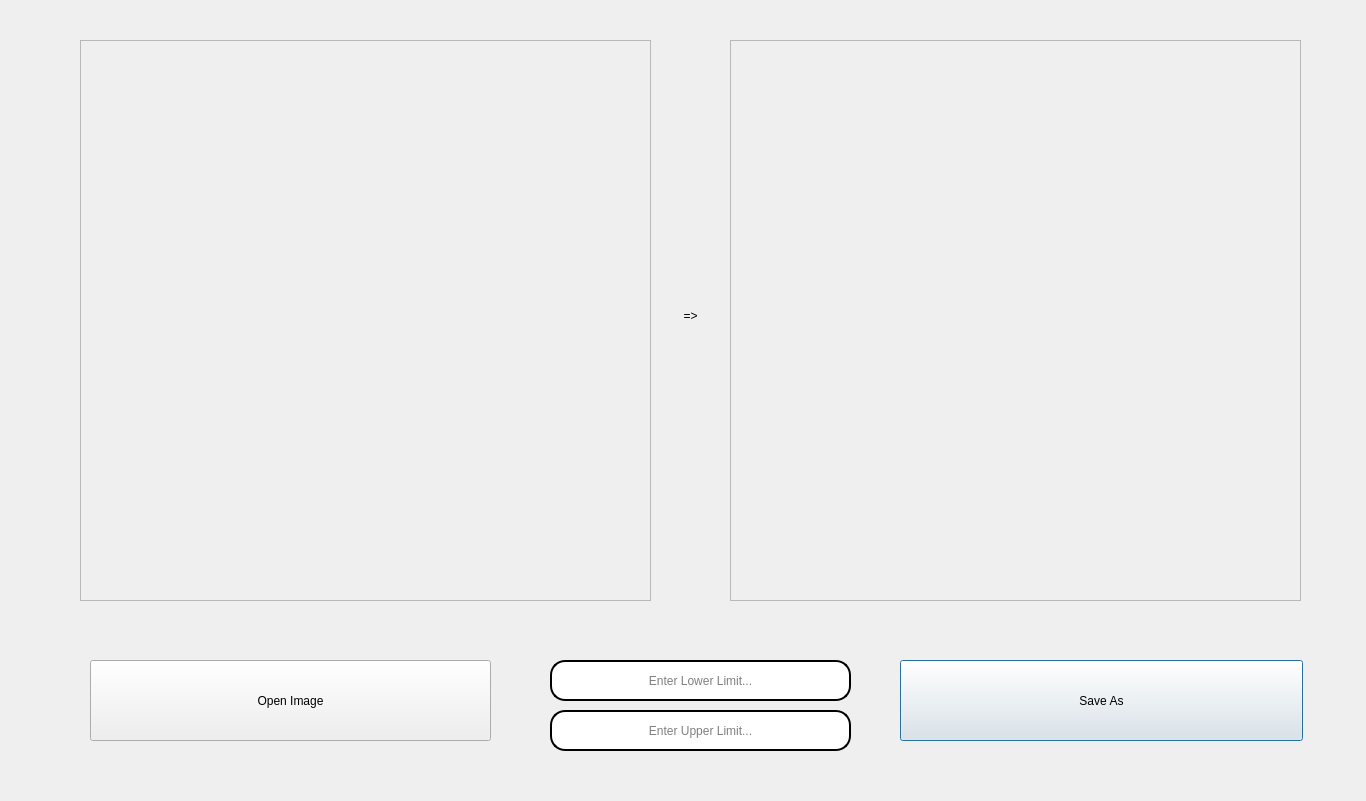
<?xml version="1.0" encoding="UTF-8"?>
<ui version="4.0">
 <class>Dialog_3</class>
 <widget class="QDialog" name="Dialog_3">
  <property name="geometry">
   <rect>
    <x>0</x>
    <y>0</y>
    <width>1366</width>
    <height>801</height>
   </rect>
  </property>
  <property name="windowTitle">
   <string>Dialog</string>
  </property>
  <widget class="QLineEdit" name="lineEdit">
   <property name="geometry">
    <rect>
     <x>550</x>
     <y>660</y>
     <width>301</width>
     <height>41</height>
    </rect>
   </property>
   <property name="styleSheet">
    <string notr="true">border: 12px  solid rgb(0, 0, 0);
border-width: 2px;
font: 11.5pt &quot;MS Shell Dlg 2&quot;;
border-radius: 15px;
padding-left:20px;
padding-right:20px;</string>
   </property>
   <property name="text">
    <string/>
   </property>
   <property name="alignment">
    <set>Qt::AlignCenter</set>
   </property>
   <property name="placeholderText">
    <string>Enter Lower Limit...</string>
   </property>
  </widget>
  <widget class="QLabel" name="label_5">
   <property name="geometry">
    <rect>
     <x>400</x>
     <y>740</y>
     <width>581</width>
     <height>41</height>
    </rect>
   </property>
   <property name="styleSheet">
    <string notr="true">color: rgb(255, 0, 0);</string>
   </property>
   <property name="text">
    <string/>
   </property>
   <property name="alignment">
    <set>Qt::AlignCenter</set>
   </property>
  </widget>
  <widget class="QPushButton" name="Save_As">
   <property name="geometry">
    <rect>
     <x>900</x>
     <y>660</y>
     <width>403</width>
     <height>81</height>
    </rect>
   </property>
   <property name="text">
    <string>Save As</string>
   </property>
  </widget>
  <widget class="QScrollArea" name="scrollArea_2">
   <property name="geometry">
    <rect>
     <x>730</x>
     <y>40</y>
     <width>571</width>
     <height>561</height>
    </rect>
   </property>
   <property name="widgetResizable">
    <bool>true</bool>
   </property>
   <widget class="QWidget" name="scrollAreaWidgetContents_2">
    <property name="geometry">
     <rect>
      <x>0</x>
      <y>0</y>
      <width>569</width>
      <height>559</height>
     </rect>
    </property>
    <widget class="QLabel" name="label_2">
     <property name="geometry">
      <rect>
       <x>10</x>
       <y>20</y>
       <width>571</width>
       <height>561</height>
      </rect>
     </property>
     <property name="text">
      <string/>
     </property>
    </widget>
   </widget>
  </widget>
  <widget class="QPushButton" name="Open_Image_Button">
   <property name="geometry">
    <rect>
     <x>90</x>
     <y>660</y>
     <width>401</width>
     <height>81</height>
    </rect>
   </property>
   <property name="text">
    <string>Open Image</string>
   </property>
  </widget>
  <widget class="QScrollArea" name="scrollArea">
   <property name="geometry">
    <rect>
     <x>80</x>
     <y>40</y>
     <width>571</width>
     <height>561</height>
    </rect>
   </property>
   <property name="widgetResizable">
    <bool>true</bool>
   </property>
   <widget class="QWidget" name="scrollAreaWidgetContents">
    <property name="geometry">
     <rect>
      <x>0</x>
      <y>0</y>
      <width>569</width>
      <height>559</height>
     </rect>
    </property>
    <widget class="QLabel" name="label">
     <property name="geometry">
      <rect>
       <x>10</x>
       <y>20</y>
       <width>571</width>
       <height>561</height>
      </rect>
     </property>
     <property name="text">
      <string/>
     </property>
    </widget>
   </widget>
  </widget>
  <widget class="QLabel" name="label_3">
   <property name="geometry">
    <rect>
     <x>660</x>
     <y>300</y>
     <width>61</width>
     <height>31</height>
    </rect>
   </property>
   <property name="styleSheet">
    <string notr="true">font: 22pt &quot;MS Shell Dlg 2&quot;;</string>
   </property>
   <property name="text">
    <string>=&gt;</string>
   </property>
   <property name="alignment">
    <set>Qt::AlignCenter</set>
   </property>
  </widget>
  <widget class="QLineEdit" name="lineEdit_2">
   <property name="geometry">
    <rect>
     <x>550</x>
     <y>710</y>
     <width>301</width>
     <height>41</height>
    </rect>
   </property>
   <property name="styleSheet">
    <string notr="true">border: 12px  solid rgb(0, 0, 0);
border-width: 2px;
font: 11.5pt &quot;MS Shell Dlg 2&quot;;
border-radius: 15px;
padding-left:20px;
padding-right:20px;</string>
   </property>
   <property name="text">
    <string/>
   </property>
   <property name="alignment">
    <set>Qt::AlignCenter</set>
   </property>
   <property name="placeholderText">
    <string>Enter Upper Limit...</string>
   </property>
  </widget>
 </widget>
 <resources/>
 <connections/>
</ui>
